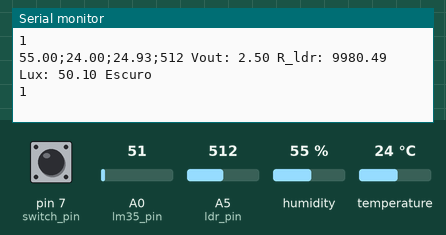
The sketch below on a simulated Arduino Uno, built with avr-gcc and run on an emulated ATmega328P. On the bench: the last lines printed to the serial monitor. The inputs (shaded band) are chosen by the test bench; at power-on: A5 (ldr_pin) = 512, humidity 55 %, A0 (lm35_pin) = 51, pin 7 (switch_pin) HIGH, temperature 24 °C.

Above: at 2.8 s.
2.9 s: A5 (ldr_pin) set to 760
At 4.7 s:
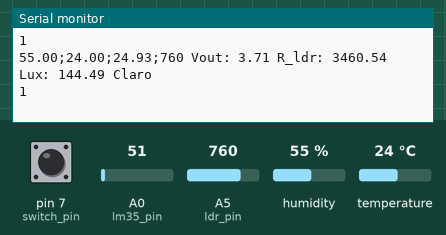
7.6 s: humidity set to 22 %
At 8.6 s:
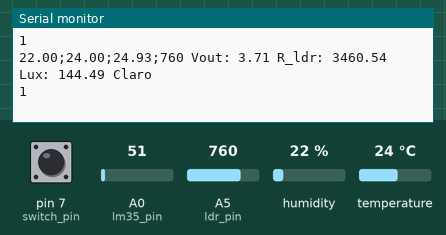
10.3 s: A0 (lm35_pin) set to 61
At 12.6 s:
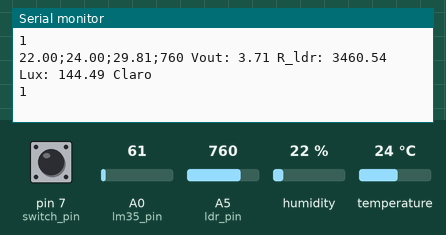
13.0 s: pin 7 (switch_pin) pulled LOW for 2.4 s
At 15.2 s:
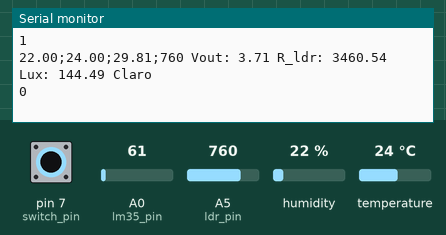
16.9 s: temperature set to 12 °C
At 19.1 s:
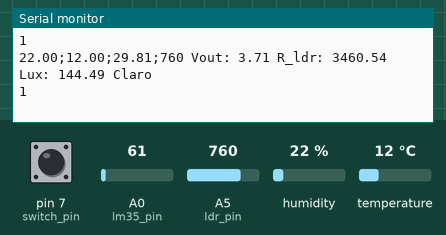
19.6 s: A0 (lm35_pin) set to 71
At 21.7 s:
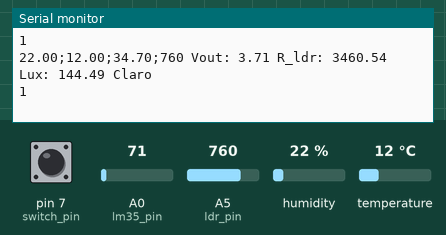
Timing chart, 0 to 23.2 s (numbered marks = the images above; inputs shaded):
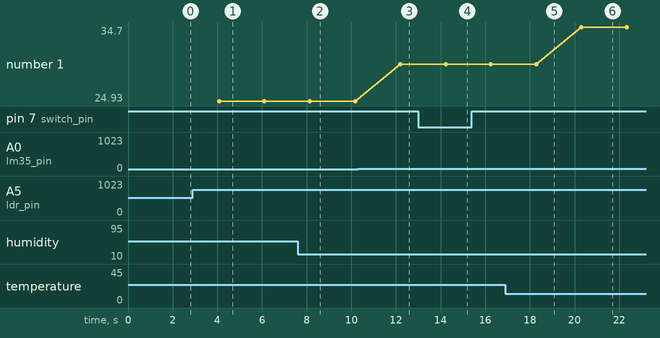

The sketch:

cinco_sensores_v0.ino
```cpp
#include "DHT.h"
#define dht_type DHT11 //define qual o tipo de sensor DHTxx que se está utilizando


/**
 * Configurações iniciais sobre os sensores
 * DHT11, LM35, LDR5 e TCRT5000
 */


int dht_pin = A2;
DHT dht_11 = DHT(dht_pin, dht_type); //pode-se configurar diversos sensores DHTxx

int lm35_pin = A0, leitura_lm35 = 0;
float temperatura;

int ldr_pin = A5;
int ldr_read = 0;
float vin = 5.00;
float valor_ADC = 0.00488758, r_ohms = 10000;

int switch_pin = 7;

void setup()
{
  Serial.begin(9600);
  dht_11.begin();
  pinMode(switch_pin, INPUT);
}

void loop()
{
  /**
   * Bloco do DHT11
   */
  float umidade = dht_11.readHumidity();
  float temperatura = dht_11.readTemperature();
  if (isnan(temperatura) or isnan(umidade))
  {
    Serial.print("Não foi possivel ler dht11");
  }else
  {
    Serial.print(umidade);
    Serial.print(";");
    Serial.print(temperatura);
    Serial.print(";");
   }
  /**
   * Bloco do LM35
   */
  leitura_lm35 = analogRead(lm35_pin);
  temperatura = leitura_lm35 * (5.0/1023) * 100;
  Serial.print(temperatura);
  Serial.print(";");

  /**
   * Bloco do LDR5
   */
  if(isnan(ldr_read)){
    Serial.println("Erro ao ler o sensor");
  }
  else{
    ldr_read = analogRead(ldr_pin);
    float vout = valor_ADC * ldr_read;
    float res_ldr = (r_ohms * (vin - vout))/vout;
    float lux = 500/(res_ldr/1000);
    /*
     * Checando a voltagem
     * Quanto maior a incidência de luz menor a resistência do sensor
     */
    if(ldr_read > 750){
      Serial.print(ldr_read);
      Serial.print(" Vout: ");
      Serial.print(vout);
      Serial.print(" R_ldr: ");
      Serial.print(res_ldr);
      Serial.print(" Lux: ");
      Serial.print(lux);
      Serial.println(" Claro");
    }
    else{
      Serial.print(ldr_read);
      Serial.print(" Vout: ");
      Serial.print(vout); //imprime na tela a tensão de saída
      Serial.print(" R_ldr: ");
      Serial.print(res_ldr); //imprime na tela a resistência do ldr
      Serial.print(" Lux: ");
      Serial.print(lux); //imprime na tela o valor de lux
      Serial.println(" Escuro");
    }
  }

  /**
   * Bloco do TCRT5000
   */
  if(digitalRead(switch_pin) == LOW){
    Serial.println(0);
  }
  else {
    Serial.println(1);
  }
 delay(2000);
}
```

Measured:
- after the input at 2.9 s, the serial monitor: prints a new line after 1.2 s (image 1)
- after the input at 7.6 s, the serial monitor: prints a new line after 0.54 s (image 2)
- after the input at 10.3 s, the serial monitor: prints a new line after 1.9 s (image 3)
- after the input at 13.0 s, the serial monitor: prints a new line after 1.3 s (image 4)
- after the input at 16.9 s, the serial monitor: prints a new line after 1.4 s (image 5)
- after the input at 19.6 s, the serial monitor: prints a new line after 0.71 s (image 6)
- plotted number 1: 24.93 → 29.81 after the input at 10.3 s, 29.81 → 34.7 after the input at 19.6 s
